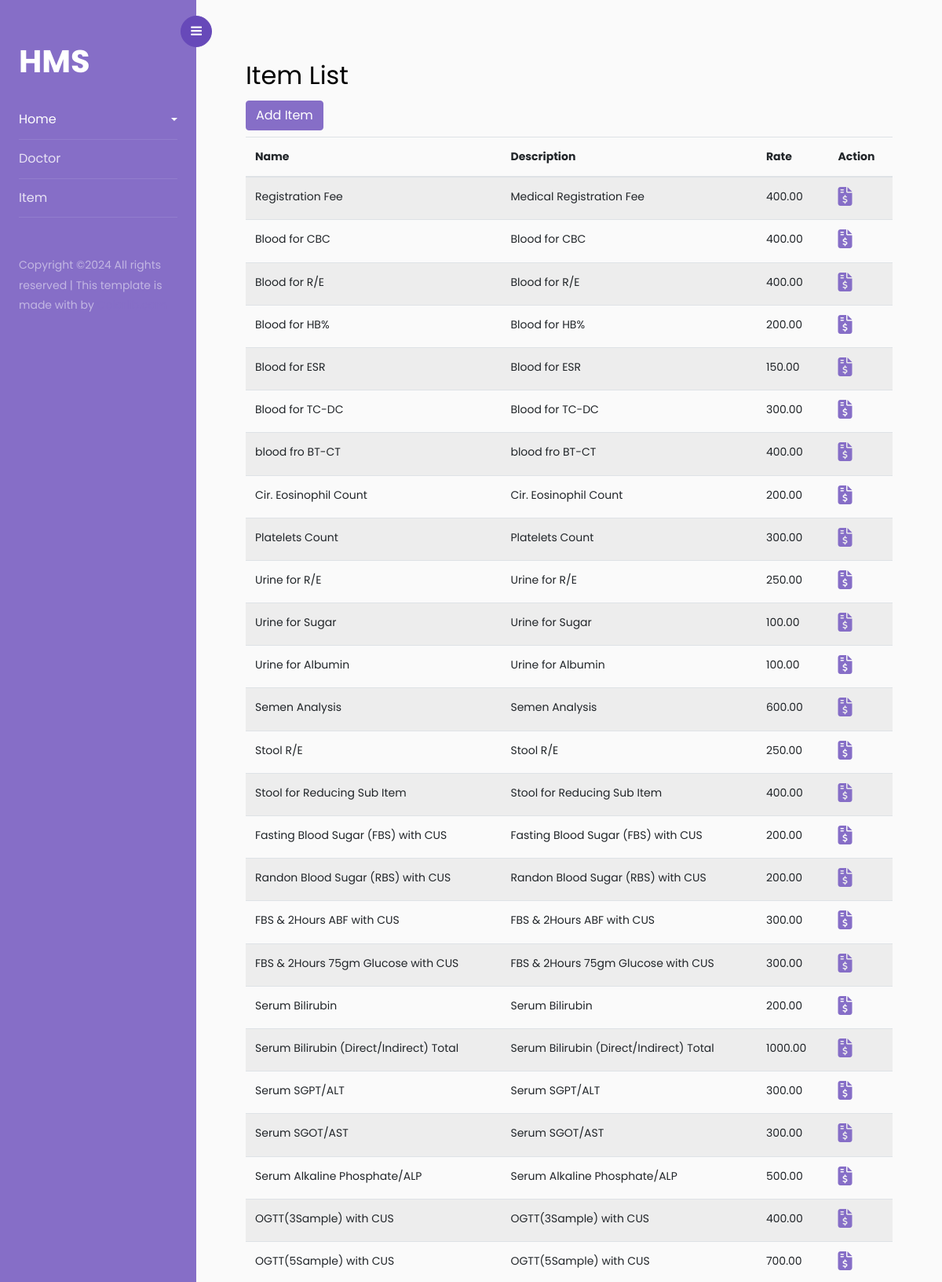
The page /item-list/ (signed in, upper part) on the database its author committed.
### bnh/models.py (models this page shows, shortened)
class Item(models.Model):
    name = models.CharField(max_length=120)
    description = models.CharField(max_length=1020)
    rate = models.DecimalField(default=0, decimal_places=2, max_digits=40)

### bnh/views.py (the view)
# urls.py: path('item-list/', item_list, name='item-list'),
@login_required
def item_list(request):
    items = Item.objects.all()
    context = {
        'items': items
    }
    return render(request, 'item_list.html', context)

### bnh/templates/item_list.html
{%extends 'base.html'%}
{% block content %}
<div class="container mt-4">
    <h2>Item List</h2>
    <a href="{% url 'bnh:item-create' %}" class="btn btn-primary mb-2" style="color:white;">
        Add Item
    </a>
    <table class="table table-striped">
        <thead>
            <tr>
                <th>Name</th>
                <th>Description</th>
                <th>Rate</th>
                <th>Action</th>
            </tr>
        </thead>
        <tbody>
            {% for item in items %}
                <tr>
                    <td>{{ item.name }}</td>
                    <td>{{ item.description }}</td>
                    <td>{{ item.rate }}</td>
                    <td><a href="{% url 'bnh:item-detail' item.id %}"><i style="font-size: 1.5rem;" class="fa-solid fa-file-invoice-dollar"></i></a></td>
                </tr>
            {% endfor %}
        </tbody>
    </table>
</div>
{% endblock content %}

### rows shown on the page
Item: name "Registration Fee", description "Medical Registration Fee", rate "400.00"
Item: name "Blood for CBC", description "Blood for CBC", rate "400.00"
Item: name "Blood for R/E", description "Blood for R/E", rate "400.00"
Item: name "Blood for HB%", description "Blood for HB%", rate "200.00"
Item: name "Blood for ESR", description "Blood for ESR", rate "150.00"
Item: name "Blood for TC-DC", description "Blood for TC-DC", rate "300.00"
Item: name "blood fro BT-CT", description "blood fro BT-CT", rate "400.00"
Item: name "Cir. Eosinophil Count", description "Cir. Eosinophil Count", rate "200.00"
Item: name "Platelets Count", description "Platelets Count", rate "300.00"
Item: name "Urine for R/E", description "Urine for R/E", rate "250.00"
Item: name "Urine for Sugar", description "Urine for Sugar", rate "100.00"
Item: name "Urine for Albumin", description "Urine for Albumin", rate "100.00"
Item: name "Semen Analysis", description "Semen Analysis", rate "600.00"
Item: name "Stool R/E", description "Stool R/E", rate "250.00"
Item: name "Stool for Reducing Sub Item", description "Stool for Reducing Sub Item", rate "400.00"
Item: name "Fasting Blood Sugar (FBS) with CUS", description "Fasting Blood Sugar (FBS) with CUS", rate "200.00"
Item: name "Randon Blood Sugar (RBS) with CUS", description "Randon Blood Sugar (RBS) with CUS", rate "200.00"
Item: name "FBS & 2Hours ABF with CUS", description "FBS & 2Hours ABF with CUS", rate "300.00"
Item: name "FBS & 2Hours 75gm Glucose with CUS", description "FBS & 2Hours 75gm Glucose with CUS", rate "300.00"
Item: name "Serum Bilirubin", description "Serum Bilirubin", rate "200.00"
Item: name "Serum Bilirubin (Direct/Indirect) Total", description "Serum Bilirubin (Direct/Indirect) Total", rate "1000.00"
Item: name "Serum SGPT/ALT", description "Serum SGPT/ALT", rate "300.00"
Item: name "Serum SGOT/AST", description "Serum SGOT/AST", rate "300.00"
Item: name "Serum Alkaline Phosphate/ALP", description "Serum Alkaline Phosphate/ALP", rate "500.00"
Item: name "OGTT(3Sample) with CUS", description "OGTT(3Sample) with CUS", rate "400.00"
Item: name "OGTT(5Sample) with CUS", description "OGTT(5Sample) with CUS", rate "700.00"
